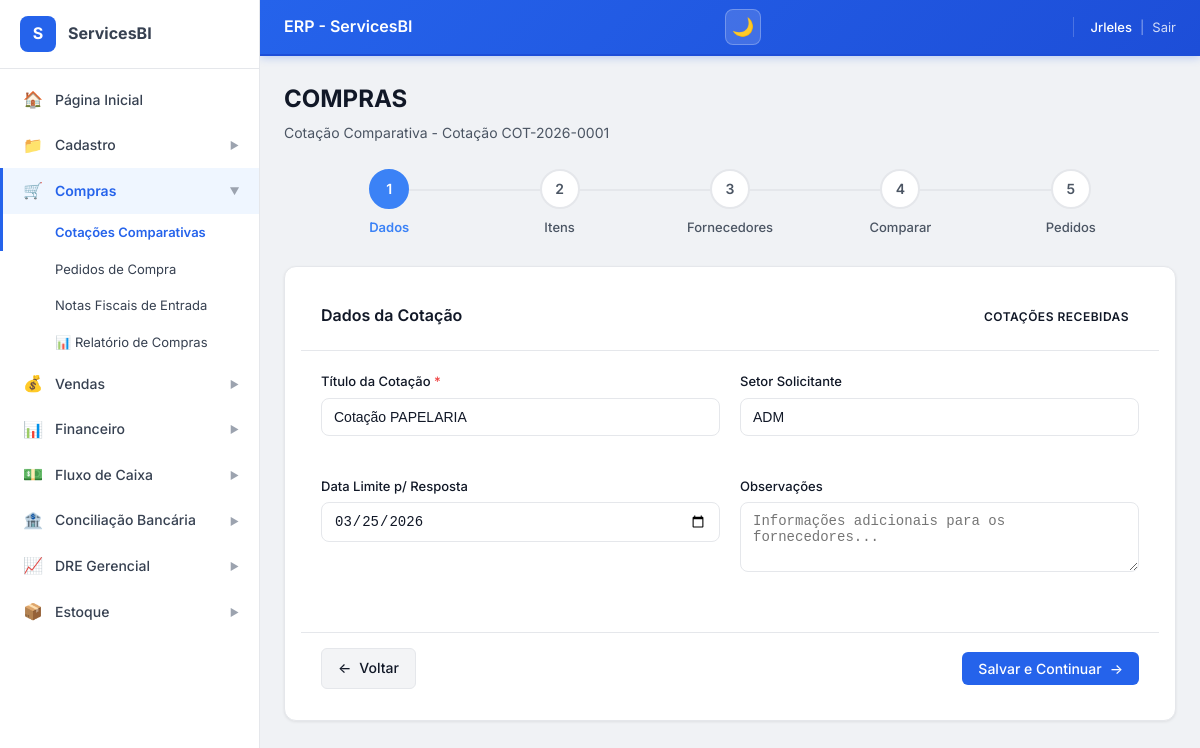
The page /compras/cotacoes/1/ (signed in) on the database its author committed.
### ERP_ServicesBI/models.py (models this page shows, shortened)
class CotacaoMae(models.Model):
    STATUS_CHOICES = [
        ('rascunho', 'Rascunho'),
        ('enviada', 'Enviada aos Fornecedores'),
        ('respondida', 'Cotações Recebidas'),
        ('em_analise', 'Em Análise'),
        ('concluida', 'Concluída'),
        ('cancelada', 'Cancelada'),
    ]
    numero = models.CharField(max_length=20, unique=True, verbose_name='Número')
    titulo = models.CharField(max_length=200, verbose_name='Título/Descrição')
    solicitante = models.ForeignKey(
        User,
        on_delete=models.PROTECT,
        related_name='cotacoes_mae_solicitadas',
        verbose_name='Solicitante'
    )
    setor = models.CharField(max_length=100, verbose_name='Setor')
    data_solicitacao = models.DateField(auto_now_add=True, verbose_name='Data Solicitação')
    data_limite_resposta = models.DateField(null=True, blank=True, verbose_name='Data Limite Resposta')
    observacoes = models.TextField(blank=True, verbose_name='Observações')
    status = models.CharField(
        max_length=20,
        choices=STATUS_CHOICES,
        default='rascunho',
        verbose_name='Status'
    )
    ativo = models.BooleanField(default=True, verbose_name='Ativo')
    created_at = models.DateTimeField(auto_now_add=True)
    updated_at = models.DateTimeField(auto_now=True)
    class Meta:
        verbose_name = 'Cotação Mãe'
        verbose_name_plural = 'Cotações Mãe'
        ordering = ['-data_solicitacao']

### ERP_ServicesBI/views.py (the view)
# urls.py: path('compras/cotacoes/<int:pk>/', views.cotacao_wizard, name='cotacao_wizard_edit'),
@login_required
def cotacao_wizard(request, pk=None):
    if pk:
        cotacao = get_object_or_404(CotacaoMae, pk=pk)
        itens = cotacao.itens_solicitados.select_related('produto').all()
        cotacoes_fornecedor = cotacao.cotacoes_fornecedor.select_related('fornecedor').prefetch_related('itens').all()
    else:
        cotacao = None
        itens = []
        cotacoes_fornecedor = []
    produtos = Produto.objects.filter(ativo=True).order_by('descricao')
    fornecedores = Fornecedor.objects.filter(ativo=True).order_by('nome_fantasia', 'nome_razao_social')
    comparativo = []
    if cotacao and cotacoes_fornecedor.exists():
        comparativo = montar_comparativo(cotacao)
    context = {
        'cotacao': cotacao,
        'itens': itens,
        'cotacoes_fornecedor': cotacoes_fornecedor,
        'comparativo': comparativo,
        'produtos': produtos,
        'fornecedores': fornecedores,
        'titulo': f'Cotação {cotacao.numero}' if cotacao else 'Nova Cotação'
    }
    return render(request, 'compras/cotacao_wizard.html', context)

### ERP_ServicesBI/templates/compras/cotacao_wizard.html (shortened to what this page needs)
{% extends 'base.html' %}
{% load static %}
{% block content %}
<div class="erp-page-header">
    <h2 class="erp-page-header__title">COMPRAS</h2>
    <p class="erp-page-header__subtitle">Cotação Comparativa - {{ titulo }}</p>
</div>
<div class="wizard-steps">
    <div class="wizard-step active" data-step="1" onclick="goToStep(1)">
        <div class="step-number">1</div>
        <div class="step-label">Dados</div>
    </div>
    <div class="wizard-step" data-step="2" onclick="goToStep(2)">
        <div class="step-number">2</div>
        <div class="step-label">Itens</div>
    </div>
    <div class="wizard-step" data-step="3" onclick="goToStep(3)">
        <div class="step-number">3</div>
        <div class="step-label">Fornecedores</div>
    </div>
    <div class="wizard-step" data-step="4" onclick="goToStep(4)">
        <div class="step-number">4</div>
        <div class="step-label">Comparar</div>
    </div>
    <div class="wizard-step" data-step="5" onclick="goToStep(5)">
        <div class="step-number">5</div>
        <div class="step-label">Pedidos</div>
    </div>
</div>
<div class="wizard-content active" id="step-1">
    <div class="erp-card">
        <div class="erp-card__header">
            <h5>Dados da Cotação</h5>
            <div>
                {% if cotacao %}
                <span class="erp-badge erp-badge--{{ cotacao.status }}">
                    {{ cotacao.get_status_display|default:cotacao.status }}
                </span>
                {% endif %}
            </div>
        </div>
        <div class="erp-card__body">
            <form id="formDados">
                <div class="erp-grid erp-grid--2">
                    <div class="erp-form-group">
                        <label class="erp-form-label">Título da Cotação <span class="required">*</span></label>
                        <input type="text" class="erp-form-control" id="titulo" name="titulo"
                               value="{{ cotacao.titulo|default:'' }}" required
                               placeholder="Ex: Materiais de escritório - Março/2026">
                    </div>
                    <div class="erp-form-group">
                        <label class="erp-form-label">Setor Solicitante</label>
                        <input type="text" class="erp-form-control" id="setor" name="setor"
                               value="{{ cotacao.setor|default:'' }}"
                               placeholder="Ex: Administrativo">
                    </div>
                </div>
                <div class="erp-grid erp-grid--2">
                    <div class="erp-form-group">
                        <label class="erp-form-label">Data Limite p/ Resposta</label>
                        <input type="date" class="erp-form-control" id="data_limite_resposta" name="data_limite_resposta"
                               value="{{ cotacao.data_limite_resposta|date:'Y-m-d' }}">
                    </div>
                    <div class="erp-form-group">
                        <label class="erp-form-label">Observações</label>
                        <textarea class="erp-form-control" id="observacoes" name="observacoes" rows="3"
                                  placeholder="Informações adicionais para os fornecedores...">{{ cotacao.observacoes|default:'' }}</textarea>
                    </div>
                </div>
            </form>
        </div>
        <div class="erp-card__footer">
            <a href="{% url 'ERP_ServicesBI:cotacao_lista' %}" class="erp-btn erp-btn--secondary">
                <span>←</span> Voltar
            </a>
            <button type="button" class="erp-btn erp-btn--primary" onclick="salvarDadosEAvancar()">
                Salvar e Continuar <span>→</span>
            </button>
        </div>
    </div>
</div>
{% endblock %}

### ERP_ServicesBI/templates/components/_header.html (shortened to what this page needs)
<header class="erp-header">
    <div class="erp-flex erp-items-center erp-gap-2">
        <h1 class="erp-header__title">
            {% block header_title %}ERP - ServicesBI{% endblock %}
        </h1>
    </div>
    <div class="erp-header__controls">
        <button class="erp-header__theme-btn"
                onclick="toggleTheme()"
                title="Alternar tema (dark/light)"
                id="themeToggleBtn">
            <span id="themeIcon">🌙</span>
        </button>
    </div>
    <div class="erp-header__user">
        <span class="erp-header__user-name">
            {{ request.user.first_name|default:request.user.username }}
        </span>
        <span style="opacity:0.5">|</span>
        <a href="{% url 'ERP_ServicesBI:logout' %}" class="erp-header__logout">Sair</a>
    </div>
</header>

### ERP_ServicesBI/templates/compras/cotacao_wizard.html (style rules this page uses)
.erp-page-header { margin-bottom: 24px; }
.erp-page-header__title { margin: 0; font-size: 24px; font-weight: 700; color: var(--text-primary); }
.erp-page-header__subtitle { margin: 4px 0 0 0; color: var(--text-secondary); font-size: 14px; }
.wizard-steps { display: flex; justify-content: space-between; margin-bottom: 2rem; position: relative; padding: 0 20px; }
.wizard-steps::before { content: ''; position: absolute; top: 20px; left: 10%; right: 10%; height: 2px; background: var(--border-color); z-index: 0; }
.wizard-step { display: flex; flex-direction: column; align-items: center; position: relative; z-index: 1; cursor: pointer; flex: 1; }
.wizard-step .step-number { width: 40px; height: 40px; border-radius: 50%; background: var(--bg-primary); border: 2px solid var(--border-color); display: flex; align-items: center; justify-content: center; font-weight: 600; color: var(--text-secondary); transition: all 0.3s; }
.wizard-step.active .step-number { background: var(--primary-500); border-color: var(--primary-500); color: white; }
.wizard-step .step-label { margin-top: 8px; font-size: 13px; color: var(--text-secondary); text-align: center; font-weight: 500; }
.wizard-step.active .step-label { color: var(--primary-500); font-weight: 600; }
.wizard-content { display: none; }
.wizard-content.active { display: block; }
.erp-card { background: var(--card-bg); border: 1px solid var(--card-border); border-radius: var(--radius-lg); box-shadow: var(--card-shadow); margin-bottom: 24px; }
.erp-card__header { padding: 20px; border-bottom: 1px solid var(--border-color); display: flex; justify-content: space-between; align-items: center; }
.erp-card__header h5 { margin: 0; font-size: 16px; font-weight: 600; color: var(--text-primary); }
.erp-card__body { padding: 20px; }
.erp-card__footer { padding: 15px 20px; border-top: 1px solid var(--border-color); display: flex; justify-content: space-between; align-items: center; }
.erp-form-group { margin-bottom: 16px; }
.erp-form-label { display: block; margin-bottom: 6px; font-size: 14px; font-weight: 500; color: var(--text-primary); }
.erp-form-label .required { color: var(--danger-500); }
.erp-form-control { width: 100%; padding: 10px 12px; border: 1px solid var(--border-color); border-radius: var(--radius-md); font-size: 14px; background: var(--bg-primary); color: var(--text-primary); transition: all var(--transition-fast); }
.erp-badge { display: inline-flex; align-items: center; padding: 4px 10px; border-radius: var(--radius-full); font-size: 12px; font-weight: 600; }
.erp-grid { display: grid; gap: 20px; }
.erp-grid--2 { grid-template-columns: 1fr 1fr; }

### rows shown on the page
CotacaoMae: status "COTAÇÕES RECEBIDAS", titulo "Cotação PAPELARIA", setor "ADM", data_limite_resposta "03/25/2026"

### other values the page prints
{{ request.user.first_name|default:request.user.username }} "Jrleles"
{{ titulo }} "Cotação COT-2026-0001"
